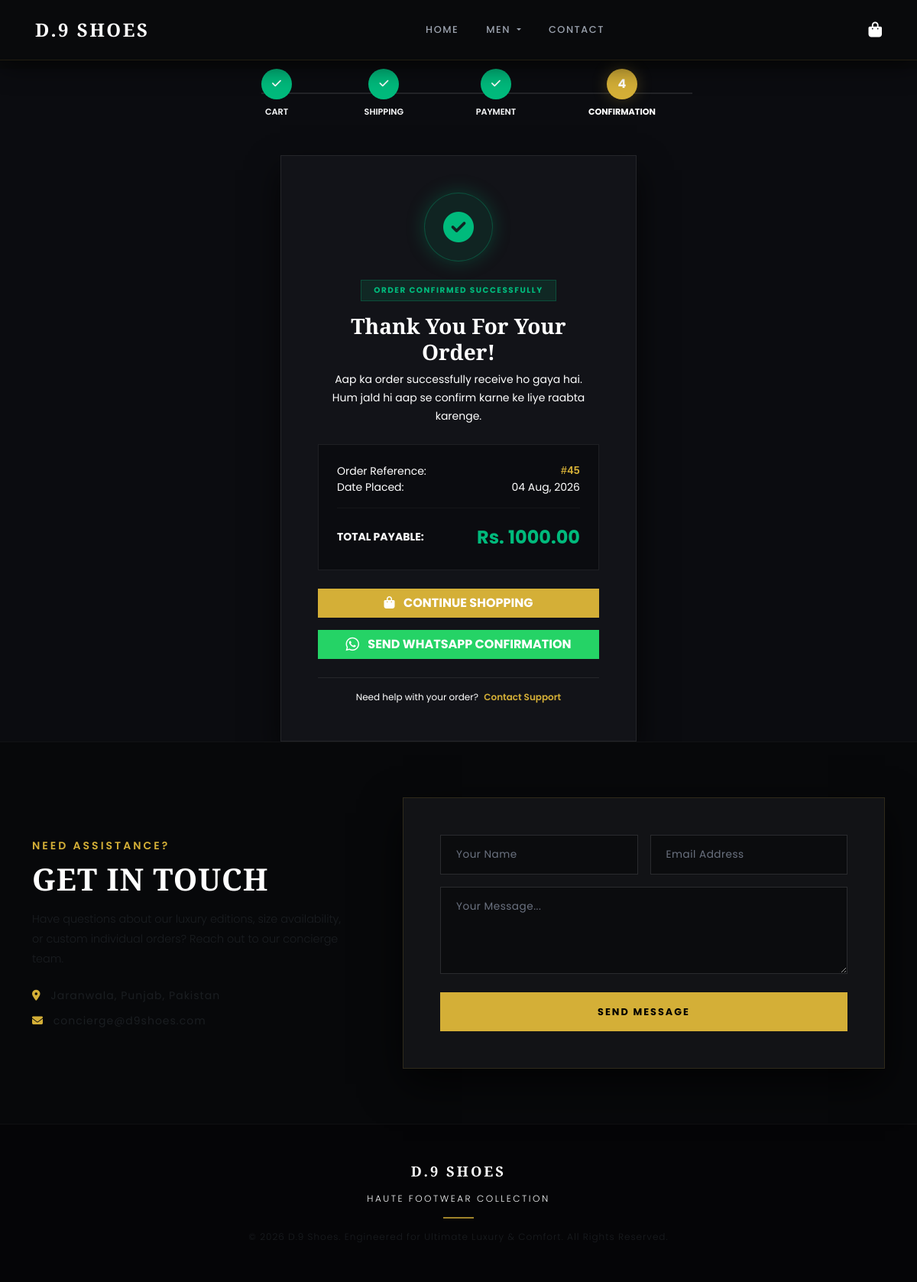
The page /order-success/45/ on the database its author committed.
### store/models.py (models this page shows, shortened)
class Order(models.Model):
    STATUS_CHOICES = (
        ('Pending', 'Pending'),
        ('Shipped', 'Shipped'),
        ('Delivered', 'Delivered'),
        ('Cancelled', 'Cancelled'),
    )
    user = models.ForeignKey(User, on_delete=models.CASCADE, null=True, blank=True)
    full_name = models.CharField(max_length=150)
    email = models.EmailField()
    phone = models.CharField(max_length=20)
    address = models.TextField()
    city = models.CharField(max_length=100)
    total_amount = models.DecimalField(max_digits=10, decimal_places=2)
    payment_method = models.CharField(max_length=50, default='Cash on Delivery')
    status = models.CharField(max_length=20, choices=STATUS_CHOICES, default='Pending')
    is_paid = models.BooleanField(default=False)
    created_at = models.DateTimeField(auto_now_add=True)

### store/views.py (the view)
# urls.py: path('order-success/<int:order_id>/', views.order_success, name='order_success'),
def order_success(request, order_id):
    order = get_object_or_404(Order, id=order_id)
    whatsapp_url = get_whatsapp_url(order)
    return render(request, 'store/order_success.html', {'order': order, 'whatsapp_url': whatsapp_url})

### store/views.py (called while the page is built)
def get_whatsapp_url(order):
    phone_number = f"92{order.phone.lstrip('0')}"
    message = f"Dear {order.full_name}, your order #{order.id} has been successfully confirmed and verified!"
    encoded_message = urllib.parse.quote(message)
    return f"https://wa.me/{phone_number}?text={encoded_message}"

### store/templates/store/order_success.html (shortened to what this page needs)
{% extends 'store/base.html' %}
{% load static %}
{% block content %}
<div class="container-fluid confirmation-wrapper py-6 px-3 px-md-4 text-light">
  <div class="row justify-content-center mb-5 animate-fade-in">
    <div class="col-lg-8 col-xl-6">
      <div class="d-flex justify-content-between align-items-center position-relative px-md-4">
        <div class="position-absolute w-100 top-50 translate-middle-y progress-line-bg" style="height: 2px; z-index: 1;"></div>
        <div class="d-flex flex-column align-items-center position-relative stepper-step" style="z-index: 2;">
          <div class="rounded-circle d-flex align-items-center justify-content-center text-white fw-bold shadow-custom bg-success-custom" style="width: 40px; height: 40px;">
            <i class="fa-solid fa-check" style="font-size: 0.85rem;"></i>
          </div>
          <span class="text-light-muted small mt-2 text-uppercase tracking-wider fw-semibold" style="font-size: 0.7rem;">Cart</span>
        </div>
        <div class="d-flex flex-column align-items-center position-relative stepper-step" style="z-index: 2;">
          <div class="rounded-circle d-flex align-items-center justify-content-center text-white fw-bold shadow-custom bg-success-custom" style="width: 40px; height: 40px;">
            <i class="fa-solid fa-check" style="font-size: 0.85rem;"></i>
          </div>
          <span class="text-light-muted small mt-2 text-uppercase tracking-wider fw-semibold" style="font-size: 0.7rem;">Shipping</span>
        </div>
        <div class="d-flex flex-column align-items-center position-relative stepper-step" style="z-index: 2;">
          <div class="rounded-circle d-flex align-items-center justify-content-center text-white fw-bold shadow-custom bg-success-custom" style="width: 40px; height: 40px;">
            <i class="fa-solid fa-check" style="font-size: 0.85rem;"></i>
          </div>
          <span class="text-light-muted small mt-2 text-uppercase tracking-wider fw-semibold" style="font-size: 0.7rem;">Payment</span>
        </div>
        <div class="d-flex flex-column align-items-center position-relative stepper-step" style="z-index: 2;">
          <div class="rounded-circle d-flex align-items-center justify-content-center text-white fw-bold shadow-glow-gold bg-gold" style="width: 40px; height: 40px;">4</div>
          <span class="text-white small mt-2 fw-bold text-uppercase tracking-wider" style="font-size: 0.7rem;">Confirmation</span>
        </div>
      </div>
    </div>
  </div>
  <div class="row justify-content-center animate-fade-in-delayed">
    <div class="col-md-8 col-lg-6 col-xl-5">
      <div class="card confirmation-card text-white border-0 shadow-custom rounded-0 overflow-hidden text-center p-4 p-md-5">
        <div class="mb-4">
          <div class="success-icon-wrapper mx-auto">
            <i class="fa-solid fa-circle-check text-success-custom fs-1"></i>
          </div>
        </div>
        <span class="badge badge-success-subtle rounded-0 px-3 py-2 mb-3 fw-bold text-uppercase mx-auto">Order Confirmed Successfully</span>
        <h1 class="fw-bold text-white mb-2 luxury-font fs-3">Thank You For Your Order!</h1>
        <p class="text-light-muted small mb-4 px-2" style="line-height: 1.7;">
          Aap ka order successfully receive ho gaya hai. Hum jald hi aap se confirm karne ke liye raabta karenge.
        </p>
        {% if order %}
        <div class="order-receipt-box p-4 mb-4 text-start border border-subtle rounded-0">
          <div class="d-flex justify-content-between align-items-center mb-2.5 text-light-muted small">
            <span>Order Reference:</span>
            <span class="fw-bold font-monospace text-gold">#{{ order.id }}</span>
          </div>
          {% if order.created_at %}
          <div class="d-flex justify-content-between align-items-center mb-2.5 text-light-muted small">
            <span>Date Placed:</span>
            <span class="text-white">{{ order.created_at|date:"d M, Y" }}</span>
          </div>
          {% endif %}
          <hr class="border-subtle opacity-50 my-3" />
          <div class="d-flex justify-content-between align-items-center pt-1">
            <span class="text-light-muted small text-uppercase fw-bold tracking-wider">Total Payable:</span>
            <span class="fw-bold text-success-custom fs-4">Rs. {{ order.total_amount }}</span>
          </div>
        </div>
        {% endif %}
        <div class="d-grid gap-3">
          <a
            href="{% url 'home' %}"
            class="btn btn-gold fw-bold px-4 py-3.5 rounded-0 text-uppercase tracking-wide shadow-custom text-white"
            aria-label="Continue Shopping"
          >
            <i class="fa-solid fa-bag-shopping me-2"></i> Continue Shopping
          </a>
          {% if whatsapp_url %}
          <a
            href="{{ whatsapp_url }}"
            target="_blank"
            rel="noopener noreferrer"
            class="btn btn-whatsapp fw-bold px-4 py-3.5 rounded-0 text-uppercase tracking-wide shadow-custom text-white"
            aria-label="Send WhatsApp Confirmation"
          >
            <i class="fa-brands fa-whatsapp me-2 fs-5 align-middle"></i> Send WhatsApp Confirmation
          </a>
          {% endif %}
        </div>
        <div class="mt-4 pt-3 border-top border-subtle text-light-muted" style="font-size: 0.75rem;">
          Need help with your order?
          <a href="#" class="text-decoration-none fw-semibold ms-1 text-gold hover-underline">Contact Support</a>
        </div>
      </div>
    </div>
  </div>
</div>
{% endblock %}

### store/templates/store/base.html (style rules this page uses)
:root { --bg-dark: #0a0b0d; --card-dark: #121316; --accent-gold: #d4af37; --accent-gold-hover: #e5c158; --text-light: #f4f4f6; --text-muted: #9ca3af; --border-subtle: rgba(212, 175, 55, 0.15); }
html { scroll-behavior: smooth; }
body { padding-top: 90px; background-color: var(--bg-dark); color: var(--text-light); font-family: "Poppins", sans-serif; max-width: 100% !important; overflow-x: hidden !important; display: flex; flex-direction: column; min-height: 100vh; -webkit-font-smoothing: antialiased; }
h1, h2, h3, h4, h5, h6, .luxury-font, .luxury-serif { font-family: "Playfair Display", serif !important; }

### store/templates/store/order_success.html (style rules this page uses)
:root { --obsidian-dark: #0b0c10; --card-surface: #121318; --border-subtle: rgba(255, 255, 255, 0.08); --success-green: #00ba7c; --success-glow: rgba(0, 186, 124, 0.25); --whatsapp-green: #25d366; --whatsapp-hover: #1ebe5d; --whatsapp-glow: rgba(37, 211, 102, 0.25); --gold-glow: rgba(212, 175, 55, 0.25); }
.confirmation-wrapper { background-color: var(--obsidian-dark); min-height: 85vh; }
.progress-line-bg { background-color: rgba(255, 255, 255, 0.1) !important; }
.bg-success-custom { background-color: var(--success-green) !important; }
.text-success-custom { color: var(--success-green) !important; }
.text-gold { color: var(--accent-gold) !important; }
.bg-gold { background-color: var(--accent-gold) !important; }
.border-subtle { border-color: var(--border-subtle) !important; }
.confirmation-card { background-color: var(--card-surface) !important; border: 1px solid var(--border-subtle) !important; box-shadow: 0 20px 40px rgba(0, 0, 0, 0.7) !important; }
.success-icon-wrapper { width: 90px; height: 90px; border-radius: 50%; background: rgba(0, 186, 124, 0.1); display: flex; align-items: center; justify-content: center; border: 1px solid rgba(0, 186, 124, 0.3); box-shadow: 0 0 25px var(--success-glow); }
.badge-success-subtle { background-color: rgba(0, 186, 124, 0.12); color: var(--success-green); border: 1px solid rgba(0, 186, 124, 0.25); font-size: 0.65rem; letter-spacing: 1.5px; }
.order-receipt-box { background-color: #0b0c10 !important; }
.btn-gold { background-color: var(--accent-gold); border: 1px solid var(--accent-gold); transition: all 0.3s cubic-bezier(0.165, 0.84, 0.44, 1); }
.btn-whatsapp { background-color: var(--whatsapp-green); border: 1px solid var(--whatsapp-green); transition: all 0.3s cubic-bezier(0.165, 0.84, 0.44, 1); }
.shadow-glow-gold { box-shadow: 0 0 20px var(--gold-glow); }
.animate-fade-in { animation: fadeIn 0.6s cubic-bezier(0.165, 0.84, 0.44, 1) forwards; }
.animate-fade-in-delayed { animation: fadeIn 0.8s cubic-bezier(0.165, 0.84, 0.44, 1) 0.1s forwards; opacity: 0; }

### rows shown on the page
Order: id "45", created_at "04 Aug, 2026", total_amount "1000.00"
